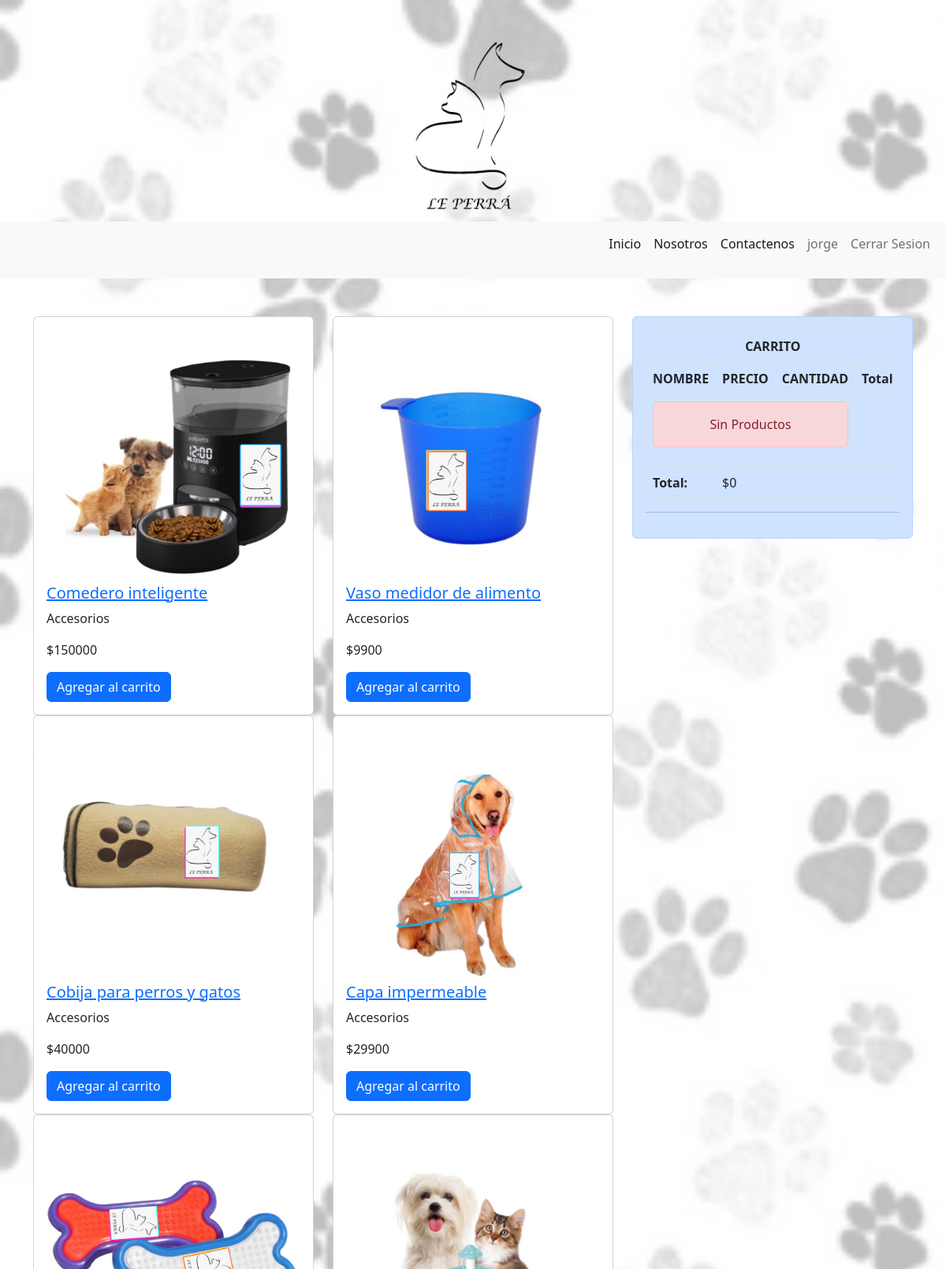
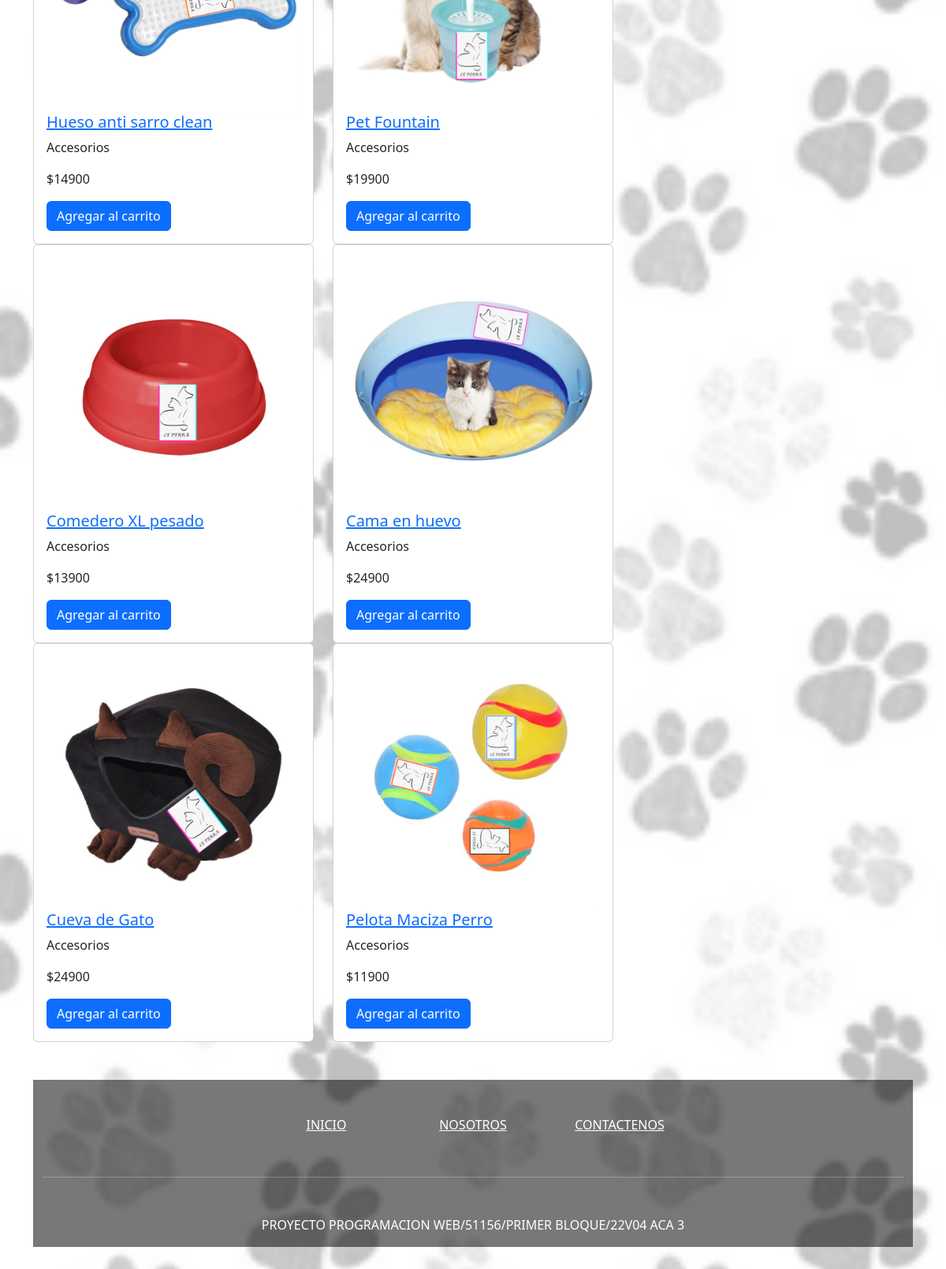
Screenshot of / (signed in) with the database file from the repository (2 pictures, top to bottom).
### sitioweb/models.py (models this page shows, shortened)
class Producto(models.Model):
    nombre = models.CharField(max_length=100,)
    descripcion = models.TextField(blank=True)
    imagen = models.ImageField(upload_to="Productos", max_length=250, null=True, blank=True)
    precio = models.IntegerField()
    categoria = models.ForeignKey(Categoria, on_delete=models.CASCADE)
    disponibilidad = models.BooleanField(default=True)
    created = models.DateTimeField(default= timezone.now)
    updated = models.DateTimeField(auto_now = True)

class Categoria(models.Model):
    nombre = models.CharField(max_length=100)
    activo = models.BooleanField(default=True)
    created = models.DateTimeField(default= timezone.now)
    updated = models.DateTimeField(auto_now = True)
    def __str__(self) -> str:
        return self.nombre

### sitioweb/views.py (the view)
# urls.py: path('', views.inicio, name='inicio'),
def inicio(request):
    productos = Producto.objects.all()
    return render(request, "index.html", {"productos":productos})

### sitioweb/context_processor.py (called while the page is built)
def total_carrito(request):
    total = 0
    if request.user.is_authenticated:
        if "carrito" in request.session.keys():
            for key, value in request.session["carrito"].items():
                total += float(value["precio"]*value["cantidad"])
    else:
        total = "Debes iniciar sesion para ver el carro de compras"
    return {"total_carrito": total}

### sitioweb/templates/index.html (shortened to what this page needs)
{% extends "plantilla/base.html" %}
{% block contenido %}
    <div class="container">
        <div class="row">
            <div class="col-8">
                <div class="row">
                    <div class="col-12">
                        <div class="row">
                            {% for producto in productos %}
                                <div class="col-6">
                                    <div class="card">
                                        <div class="card-body">
                                            <a href="{% url 'ver_producto' producto.id %}"><img src="{{producto.imagen.url}}" class="card-img-top"></a>
                                            <h5 class="card-title"><a href="{% url 'ver_producto' producto.id %}"> {{producto.nombre}}</a></h5>
                                            <p class="card-text">{{producto.categoria}}</p>
                                            <p class="card-text">${{producto.precio}}</p>
                                            <a href="{% url 'Add' producto.id %}" class="btn btn-primary">Agregar al carrito</a>
                                        </div>
                                    </div>
                                </div>
                            {% endfor %}
                        </div>
                    </div>
                </div>
            </div>
            <div class="col-4">
                {% if user.is_authenticated %}
                    {% include "carrito.html" %}
                {% else %}
                    <div class="alert alert-danger text-center">Debes iniciar sesion para ver el carro</div>
                {% endif %}
            </div>
        </div>
    </div>
{% endblock %}

### sitioweb/templates/plantilla/base.html (shortened to what this page needs)
{% load static %}
<!doctype html>
<html lang="es">
<head>
  <link rel="stylesheet" href="../../../static/sitioweb/css/inicio.css">
  <link rel="stylesheet" href="https://cdn.jsdelivr.net/npm/bootstrap@5.2.0/dist/css/bootstrap.min.css"
>
  <link rel="stylesheet" href="https://cdn.jsdelivr.net/npm/bootstrap-icons@1.9.1/font/bootstrap-icons.css">
</head>
<body class="cuerpo">
  <header class="my-5">
    <div class="container-fluid">
    <img src="../../../static/sitioweb/icons/LE_PERRA_LOGO.png" alt="Logo Principal" class="img-fluid d-block mx-auto" width="150" height="auto">
    </div>
    <nav class="navbar navbar-expand-lg navbar-light bg-light">
      <div class="container-fluid">
        <div class="collapse navbar-collapse" id="navbarNavDropdown">
          <ul class="navbar-nav ms-auto">
            <li class="nav-item">
              <a class="nav-link active" aria-current="page" href="/">Inicio</a>
            </li>
            <li class="nav-item">
              <a class="nav-link active" aria-current="page" href="/nosotros/">Nosotros</a>
            </li>
            <li class="nav-item">
              <a class="nav-link active" href="/contactenos/">Contactenos</a>
            </li>
            {% if user.is_authenticated %}
            <li class="nav-item">
              <p class="nav-link">{{user.username}}</a>
            </li>
              <li class="nav-item">
                <a class="nav-link" href="/logout/">Cerrar Sesion</a>
              </li>
            {% endif %}
          </ul>
        </div>
      </div>
    </nav>
  </header>
  {% block contenido %} {% endblock %}
  <footer>
    <div class="container my-5">
      <footer class="text-center text-white" style="background-color: #00000087">
        <div class="container">
          <section class="mt-5">
            <div class="row text-center d-flex justify-content-center pt-5">
              <div class="col-md-2">
                <h6 class="text-uppercase font-weight-bold">
                  <a href="/" class="text-white">Inicio</a>
                </h6>
              </div>
              <div class="col-md-2">
                <h6 class="text-uppercase font-weight-bold">
                  <a href="/nosotros/" class="text-white">Nosotros</a>
                </h6>
              </div>
              <div class="col-md-2">
                <h6 class="text-uppercase font-weight-bold">
                  <a href="/contactenos/" class="text-white">Contactenos</a>
                </h6>
              </div>
            </div>
          </section>
          <hr class="my-5" />
          <section class="mb-5">
            <div class="row d-flex justify-content-center">
              <div class="col-lg-8">
                <p>
                  PROYECTO PROGRAMACION WEB/51156/PRIMER BLOQUE/22V04 ACA 3
                </p>
              </div>
            </div>
          </section>
        </div>
      </footer>
    </div>
  </footer>
</body>
</html>

### static/sitioweb/css/inicio.css (style rules this page uses)
.cuerpo { background-image: url(../img/Fondo_3.png); background-size: cover; background-attachment: fixed; }

### rows the page displays
Producto: imagen (picture), nombre "Comedero inteligente", categoria "Accesorios", precio "150000"
Producto: imagen (picture), nombre "Vaso medidor de alimento", categoria "Accesorios", precio "9900"
Producto: imagen (picture), nombre "Cobija para perros y gatos", categoria "Accesorios", precio "40000"
Producto: imagen (picture), nombre "Capa impermeable", categoria "Accesorios", precio "29900"
Producto: imagen (picture), nombre "Hueso anti sarro clean", categoria "Accesorios", precio "14900"
Producto: imagen (picture), nombre "Pet Fountain", categoria "Accesorios", precio "19900"
Producto: imagen (picture), nombre "Comedero XL pesado", categoria "Accesorios", precio "13900"
Producto: imagen (picture), nombre "Cama en huevo", categoria "Accesorios", precio "24900"
Producto: imagen (picture), nombre "Cueva de Gato", categoria "Accesorios", precio "24900"
Producto: imagen (picture), nombre "Pelota Maciza Perro", categoria "Accesorios", precio "11900"

### other values shown
{{ user.username }} "jorge"
{{ total_carrito }} "0"
